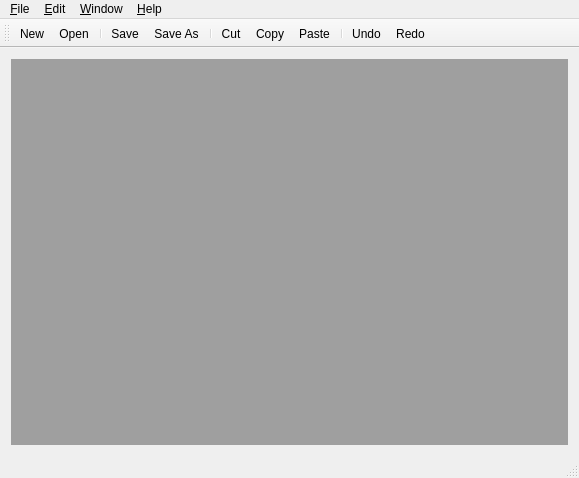
<?xml version="1.0" encoding="UTF-8"?>
<ui version="4.0">
 <class>MainWindow</class>
 <widget class="QMainWindow" name="MainWindow">
  <property name="geometry">
   <rect>
    <x>0</x>
    <y>0</y>
    <width>579</width>
    <height>478</height>
   </rect>
  </property>
  <property name="windowTitle">
   <string>MainWindow</string>
  </property>
  <widget class="QWidget" name="centralWidget">
   <layout class="QHBoxLayout" name="horizontalLayout">
    <item>
     <widget class="QMdiArea" name="mdiArea">
      <property name="verticalScrollBarPolicy">
       <enum>Qt::ScrollBarAsNeeded</enum>
      </property>
      <property name="horizontalScrollBarPolicy">
       <enum>Qt::ScrollBarAsNeeded</enum>
      </property>
     </widget>
    </item>
   </layout>
  </widget>
  <widget class="QMenuBar" name="menuBar">
   <property name="geometry">
    <rect>
     <x>0</x>
     <y>0</y>
     <width>579</width>
     <height>23</height>
    </rect>
   </property>
   <widget class="QMenu" name="menu_File">
    <property name="title">
     <string>&amp;File</string>
    </property>
    <addaction name="action_New"/>
    <addaction name="action_Open"/>
    <addaction name="separator"/>
    <addaction name="action_Save"/>
    <addaction name="actionSave_As"/>
    <addaction name="separator"/>
    <addaction name="actionExit"/>
   </widget>
   <widget class="QMenu" name="menu_Edit">
    <property name="title">
     <string>&amp;Edit</string>
    </property>
    <addaction name="action_Undo"/>
    <addaction name="action_Redo"/>
    <addaction name="separator"/>
    <addaction name="actionCu_T"/>
    <addaction name="action_Copy"/>
    <addaction name="action_Paste"/>
   </widget>
   <widget class="QMenu" name="menu_Window">
    <property name="title">
     <string>&amp;Window</string>
    </property>
    <addaction name="actionClose"/>
    <addaction name="actionClose_All"/>
    <addaction name="separator"/>
    <addaction name="actionTile"/>
    <addaction name="actionCascade"/>
    <addaction name="separator"/>
    <addaction name="actionNext"/>
    <addaction name="actionPrevious"/>
   </widget>
   <widget class="QMenu" name="menu_Help">
    <property name="title">
     <string>&amp;Help</string>
    </property>
    <addaction name="action_About"/>
    <addaction name="actionAbout_Qt"/>
   </widget>
   <addaction name="menu_File"/>
   <addaction name="menu_Edit"/>
   <addaction name="menu_Window"/>
   <addaction name="menu_Help"/>
  </widget>
  <widget class="QToolBar" name="mainToolBar">
   <attribute name="toolBarArea">
    <enum>TopToolBarArea</enum>
   </attribute>
   <attribute name="toolBarBreak">
    <bool>false</bool>
   </attribute>
   <addaction name="action_New"/>
   <addaction name="action_Open"/>
   <addaction name="separator"/>
   <addaction name="action_Save"/>
   <addaction name="actionSave_As"/>
   <addaction name="separator"/>
   <addaction name="actionCu_T"/>
   <addaction name="action_Copy"/>
   <addaction name="action_Paste"/>
   <addaction name="separator"/>
   <addaction name="action_Undo"/>
   <addaction name="action_Redo"/>
  </widget>
  <widget class="QStatusBar" name="statusBar">
   <property name="sizeGripEnabled">
    <bool>true</bool>
   </property>
  </widget>
  <action name="action_New">
   <property name="icon">
    <iconset resource="image.qrc">
     <normaloff>:/image/images/new.png</normaloff>:/image/images/new.png</iconset>
   </property>
   <property name="text">
    <string>&amp;New</string>
   </property>
   <property name="shortcut">
    <string>Ctrl+N</string>
   </property>
  </action>
  <action name="action_Open">
   <property name="icon">
    <iconset resource="image.qrc">
     <normaloff>:/image/images/open.png</normaloff>:/image/images/open.png</iconset>
   </property>
   <property name="text">
    <string>&amp;Open</string>
   </property>
   <property name="shortcut">
    <string>Ctrl+0</string>
   </property>
  </action>
  <action name="action_Save">
   <property name="icon">
    <iconset resource="image.qrc">
     <normaloff>:/image/images/save.png</normaloff>:/image/images/save.png</iconset>
   </property>
   <property name="text">
    <string>&amp;Save</string>
   </property>
   <property name="shortcut">
    <string>Ctrl+S</string>
   </property>
  </action>
  <action name="actionSave_As">
   <property name="icon">
    <iconset resource="image.qrc">
     <normaloff>:/image/images/saveAs.png</normaloff>:/image/images/saveAs.png</iconset>
   </property>
   <property name="text">
    <string>Save &amp;As</string>
   </property>
  </action>
  <action name="actionExit">
   <property name="icon">
    <iconset resource="image.qrc">
     <normaloff>:/image/images/exit.png</normaloff>:/image/images/exit.png</iconset>
   </property>
   <property name="text">
    <string>Exit</string>
   </property>
  </action>
  <action name="action_Undo">
   <property name="icon">
    <iconset resource="image.qrc">
     <normaloff>:/image/images/undo.png</normaloff>:/image/images/undo.png</iconset>
   </property>
   <property name="text">
    <string>&amp;Undo</string>
   </property>
   <property name="shortcut">
    <string>Ctrl+Z</string>
   </property>
  </action>
  <action name="action_Redo">
   <property name="icon">
    <iconset resource="image.qrc">
     <normaloff>:/image/images/redo.png</normaloff>:/image/images/redo.png</iconset>
   </property>
   <property name="text">
    <string>&amp;Redo</string>
   </property>
   <property name="shortcut">
    <string>Ctrl+Y</string>
   </property>
  </action>
  <action name="actionCu_T">
   <property name="icon">
    <iconset resource="image.qrc">
     <normaloff>:/image/images/cut.png</normaloff>:/image/images/cut.png</iconset>
   </property>
   <property name="text">
    <string>Cu&amp;t</string>
   </property>
   <property name="shortcut">
    <string>Ctrl+X</string>
   </property>
  </action>
  <action name="action_Copy">
   <property name="icon">
    <iconset resource="image.qrc">
     <normaloff>:/image/images/copy.png</normaloff>:/image/images/copy.png</iconset>
   </property>
   <property name="text">
    <string>&amp;Copy</string>
   </property>
   <property name="shortcut">
    <string>Ctrl+C</string>
   </property>
  </action>
  <action name="action_Paste">
   <property name="icon">
    <iconset resource="image.qrc">
     <normaloff>:/image/images/paste.png</normaloff>:/image/images/paste.png</iconset>
   </property>
   <property name="text">
    <string>&amp;Paste</string>
   </property>
   <property name="shortcut">
    <string>Ctrl+V</string>
   </property>
  </action>
  <action name="actionClose">
   <property name="text">
    <string>&amp;Close</string>
   </property>
  </action>
  <action name="actionClose_All">
   <property name="text">
    <string>Close &amp;All</string>
   </property>
  </action>
  <action name="actionTile">
   <property name="text">
    <string>&amp;Tile</string>
   </property>
  </action>
  <action name="actionCascade">
   <property name="text">
    <string>Cascade</string>
   </property>
  </action>
  <action name="actionNext">
   <property name="icon">
    <iconset resource="image.qrc">
     <normaloff>:/image/images/next.png</normaloff>:/image/images/next.png</iconset>
   </property>
   <property name="text">
    <string>Ne&amp;xt</string>
   </property>
   <property name="shortcut">
    <string>Ctrl+Tab</string>
   </property>
  </action>
  <action name="actionPrevious">
   <property name="icon">
    <iconset resource="image.qrc">
     <normaloff>:/image/images/previous.png</normaloff>:/image/images/previous.png</iconset>
   </property>
   <property name="text">
    <string>Pre&amp;vious</string>
   </property>
   <property name="shortcut">
    <string>Ctrl+Shift+Backtab</string>
   </property>
  </action>
  <action name="action_About">
   <property name="icon">
    <iconset resource="image.qrc">
     <normaloff>:/image/images/about.png</normaloff>:/image/images/about.png</iconset>
   </property>
   <property name="text">
    <string>&amp;About</string>
   </property>
  </action>
  <action name="actionAbout_Qt">
   <property name="text">
    <string>About &amp;Qt</string>
   </property>
  </action>
 </widget>
 <layoutdefault spacing="6" margin="11"/>
 <resources>
  <include location="image.qrc"/>
 </resources>
 <connections/>
</ui>
